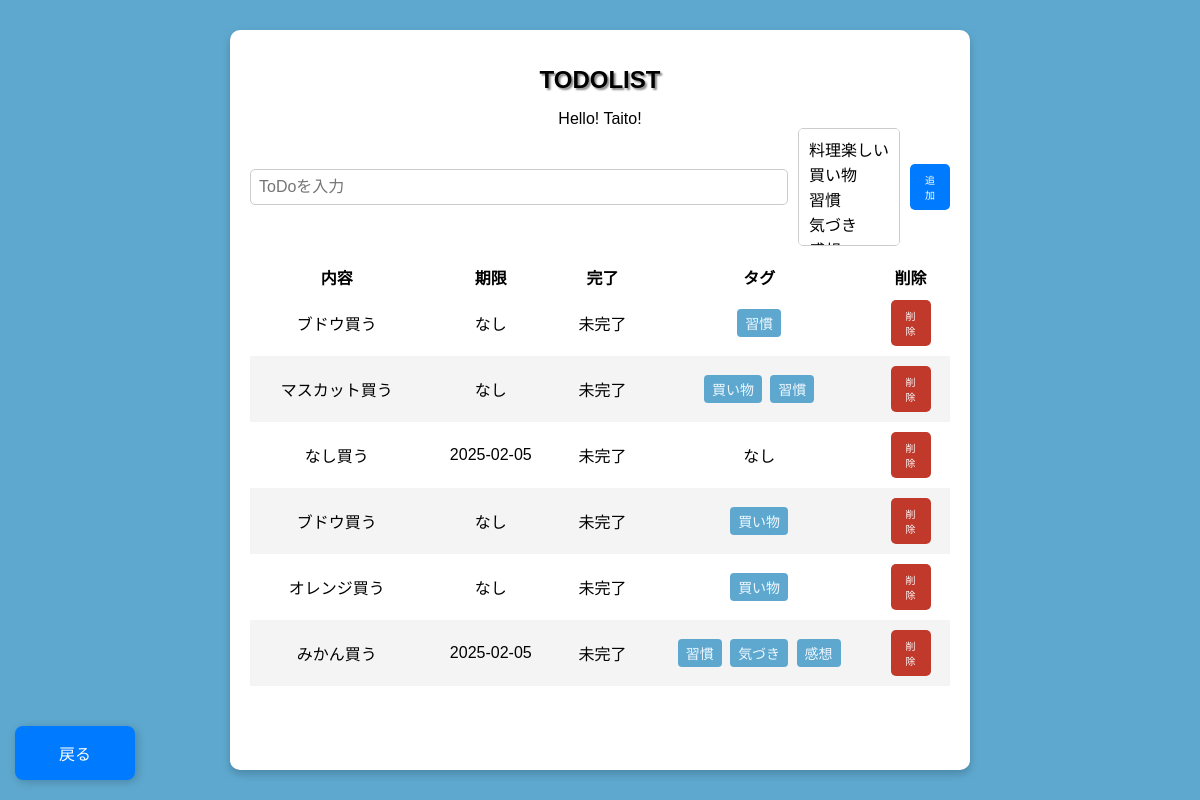
Screenshot of /todo with the database file from the repository.
### app/database/table/models.py (models this page shows)
class Todo(Base):
    __tablename__ = 'todo'
    __table_args__ = {
        'comment': 'todoの内容を管理するテーブル'
    }
    id   = Column('todo_id', Integer, primary_key=True, autoincrement=True)
    box  = Column('box', String(200), nullable=False)
    date = Column('date', Date, nullable=True)  # 現在時刻をデフォルトに設定
    completed = Column('completed', Boolean, default=False)
    settings = relationship("Set", back_populates="todo", cascade="all, delete-orphan")

class Tag(Base):
    __tablename__ = 'tag'
    __table_args__ = {
        'comment': 'tagの内容を管理するテーブル'
    }
    id   = Column('tag_id', Integer, primary_key=True, autoincrement=True)
    desc = Column('description', String(200), nullable=False)
    settings = relationship("Set", back_populates="tag", cascade="all, delete-orphan")

### app/routes/todo.py (the view)
@router.get("/todo")
async def read_todolist(
    request: Request,
    skip: int = Query(0),
    limit: int = Query(100),
    completed: bool = Query(False)
):
    if limit <0 or skip < 0:
        return RedirectResponse(url="/error/todo")
    tag_list = db.query(Tag).all()
    todo_query = db.query(Todo).filter(Todo.completed == completed).offset(skip).limit(limit)
    todo_list = todo_query.all()
    todo_list_with_tags = []
    for todo in todo_list:
        set_tags = (
            db.query(Tag.desc)
            .join(Set, Set.tag_id == Tag.id)
            .filter(Set.todo_id == todo.id)
            .all()
        )
        tag_descs = [set_tag.desc for set_tag in set_tags]
        todo_list_with_tags.append({
            "todo": todo,
            "set_tag_descs": tag_descs
        })
    return templates.TemplateResponse("todolist.html", {
        "request": request,
        "name": "Taito!",
        "todo_list": todo_list_with_tags,
        "tag_list": tag_list,
    })

### app/templates/todolist.html (shortened to what this page needs)
{%- extends "layout.html" %}
{%- block content %}
    <form id="todo-form" class="todo-form">
        <input type="text" id="todo-input" class="todo-input" placeholder="ToDoを入力" name="box" required>
        <select id="tag-select" class="tag-select" name="tag" multiple>
            {% for tag in tag_list %}
                <option value="{{ tag.id }}">{{ tag.desc }}</option>
            {% endfor %}
        </select>
        <button type="submit" class="add-button">追加</button>
    </form>
    <br>
    <table style="border-collapse: separate; border-spacing: 0;">
        <thead>
            <tr>
                <th>内容</th>
                <th>期限</th>
                <th>完了</th>
                <th>タグ</th>
                <th>削除</th>
            </tr>
        </thead>
        <tbody id="todo-list">
            {% for item in todo_list %}
            <tr>
                <td>
                    <a href="/todo/{{ item.todo.id }}" style="color: black; text-decoration: none;">
                        {{ item.todo.box }}
                    </a>
                </td>
                <td>{{ item.todo.date if item.todo.date else 'なし' }}</td>
                <td>{{ '完了' if item.todo.completed else '未完了' }}</td>
                <td class="listtags-column">
                    {% if item.set_tag_descs %}
                        {% for tag_desc in item.set_tag_descs %}
                            <span class="tag_desc">{{ tag_desc }}</span>
                        {% endfor %}
                    {% else %}
                        なし
                    {% endif %}
                </td>
                <td>
                    <button onclick="deleteTodo('{{ item.todo.id }}')" class="remove-btn">
                        削除
                    </button>
                </td>
            </tr>
            {% endfor %}
        </tbody>
    </table>
    <a href="/" class="back-button">戻る</a>
{%- endblock %}

### app/static/css/styles.css (style rules this page uses)
body { font-family: Arial, sans-serif; background-color: #5ea8cf; display: flex; justify-content: center; align-items: center; height: 100vh; margin: 0; }
input { flex: 1; padding: 10px; border: 2px solid #ccc; border-radius: 5px; font-size: 16px; }
button { background-color: #3498db; color: white; border: none; padding: 10px; cursor: pointer; border-radius: 5px; font-size: 20px; width: 40px; }
.remove-btn { padding: 8px 15px; font-size: 10px; background-color: #c0392b; color: white; border: none; border-radius: 5px; cursor: pointer; transition: background-color 0.3s ease; }
.back-button { text-decoration: none; position: fixed; bottom: 20px; left: 15px; width: 40px; background-color: #007bff; color: white; border: none; padding: 15px 40px; border-radius: 8px; font-size: 16px; cursor: pointer; box-shadow: 2px 2px 10px rgba(0, 0, 0, 0.2); transition: background-color 0.3s ease; display: flex; align-items: center; justify-content: center; }
.todo-form { display: flex; align-items: center; gap: 10px; }
.todo-input, .tag-select { padding: 8px; font-size: 16px; border: 1px solid #ccc; border-radius: 5px; }
.add-button { padding: 8px 15px; font-size: 10px; background-color: #007bff; color: white; border: none; border-radius: 5px; cursor: pointer; transition: background-color 0.3s ease; }
table { width: 100%; border-spacing: 0; }
#todo-list tr:nth-child(even) { background-color: #f4f4f4; }
#todo-list tr:nth-child(odd) { background-color: #ffffff; }
#todo-list tr { border-bottom: 1px solid #ccc; }
#todo-list tr:last-child { border-bottom: none; }
td { padding: 10px; }
.tag_desc { display: inline-block; background-color: #5ea8cf; color: aliceblue; padding: 4px 8px; margin: 2px; border-radius: 4px; font-size: 14px; }
td.listtags-column { max-width: 150px; overflow: hidden; text-overflow: ellipsis; }

### rows the page displays
Todo: todo.box "ブドウ買う", todo "なし", completed "未完了"
Tag: {{ tag.id }} 4 (drawn), description "習慣"
Todo: todo.box "マスカット買う", todo "なし", completed "未完了"
Tag: {{ tag.id }} 3 (drawn), description "買い物"
Todo: todo.box "なし買う", todo "2025-02-05", completed "未完了"
Todo: todo.box "ブドウ買う", todo "なし", completed "未完了"
Todo: todo.box "オレンジ買う", todo "なし", completed "未完了"
Todo: todo.box "みかん買う", todo "2025-02-05", completed "未完了"
Tag: {{ tag.id }} 5 (drawn), description "気づき"
Tag: {{ tag.id }} 6 (drawn), description "感想"

### other values shown
{{ name }} "Taito!"
